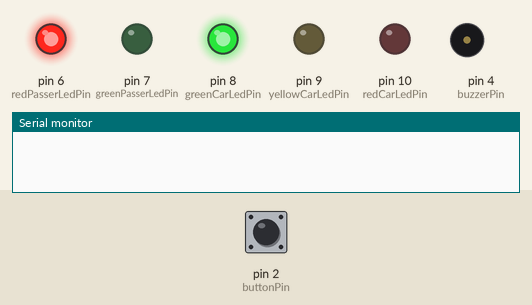
This sketch was run on a simulated Arduino Uno, built with avr-gcc and run on an emulated ATmega328P. Parts: output pins drawn as LEDs (lit = HIGH), buzzer (waves = sounding), the last lines printed to the serial monitor. The inputs (shaded band) are chosen by the test bench; at power-on: pin 2 (buttonPin) HIGH.

Above: at 1.2 s.
1.3 s: pin 2 (buttonPin) pulled LOW for 0.15 s
At 12.4 s:
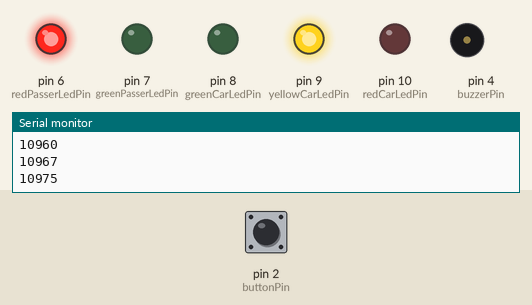
At 14.7 s:
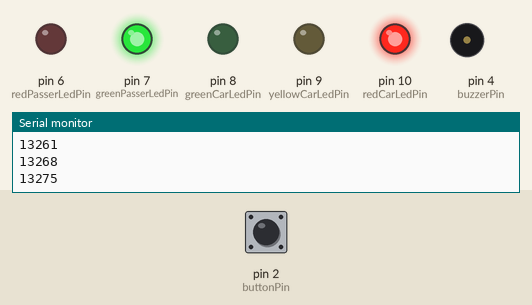
Timing chart, 0 to 15.8 s (numbered marks = the images above; inputs shaded):
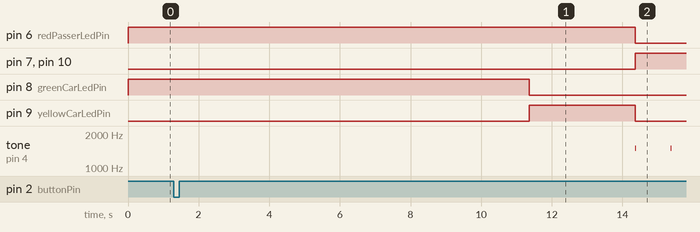

The sketch:

Crosswalk2.ino
```cpp
//----PINS----

//button Pin
const int buttonPin = 2;

//buzzer pin
const int buzzerPin = 4;

//leds pins
const int redPasserLedPin = 6;
const int greenPasserLedPin = 7;
const int greenCarLedPin = 8;
const int yellowCarLedPin = 9;
const int redCarLedPin = 10;


//----INITIAL STATES----

//button initial state
bool buttonState = LOW;

//leds initial states - red for pedestrians, green for cars
bool redPasserLedState = HIGH;
bool greenPasserLedState = LOW;
bool greenCarLedState = HIGH;
bool yellowCarLedState = LOW;
bool redCarLedState = LOW;

//buzzer initial state
bool buzzerState = LOW;


//----HELPER VARIABLES----

//variables for reading the button
bool pressedButton = 0;
bool reading = HIGH;
bool previousReading = HIGH;
unsigned long lastDebounceTime = 0;
unsigned int debounceDelay = 50;

//variables for starting the buzzer
int buzzerTone = 1500;
int toneDuration = 10;
unsigned int buzzerInterval = 1000;
unsigned int buzzerIntermittenInterval = 500;
unsigned int lastBuzzerPlay = 0;

//variables for blinking green
unsigned int lastGreenBlink = 0;
unsigned int blinkingDuration = 500;

//states' intervals
unsigned long startCrosswalk = 0;
unsigned int stateOneInterval = 10000;
unsigned int stateTwoInterval = 13000;
unsigned int stateThreeInterval = 23000;
unsigned int stateFourInterval = 28000;

void setup() {

  pinMode(buttonPin, INPUT_PULLUP);

  pinMode(redPasserLedPin, OUTPUT);
  pinMode(greenPasserLedPin, OUTPUT);
  pinMode(greenCarLedPin, OUTPUT);
  pinMode(yellowCarLedPin, OUTPUT);
  pinMode(redCarLedPin, OUTPUT);

  pinMode(buzzerPin, OUTPUT);

  Serial.begin(9600);

}

void loop() {

  digitalWrite(greenCarLedPin, greenCarLedState);
  digitalWrite(yellowCarLedPin, yellowCarLedState);
  digitalWrite(redCarLedPin, redCarLedState);
  digitalWrite(greenPasserLedPin, greenPasserLedState);
  digitalWrite(redPasserLedPin, redPasserLedState);

  readingButton();

  if(pressedButton){
    if (millis() - startCrosswalk > stateOneInterval && greenCarLedState){
      //State 2
      //10 seconds after pressing the button
      //yellow for cars
      //red for people
      //duration: 3 sec
      state2();
    }
    else if (millis() - startCrosswalk > stateTwoInterval && yellowCarLedState){
      //State 3
      //red for cars
      //green for pedestrians
      //duration: 10 sec
      //buzzer starts
      state3();
    }
    else if (millis() - startCrosswalk > stateThreeInterval && millis() - startCrosswalk <= stateFourInterval && redCarLedState){
      //State 4
      //red for cars
      //intermitten green for pedestrians
      //duration: 5 sec
      //buzzer start beeping faster
      state4();
    }
    else if (millis() - startCrosswalk > stateFourInterval){
      //the algorithm is over, everything returns to the default state
      //green for cars
      //red for people
      //until the button is pressed again
      state1();
    }

   playBuzzer();

  }
}


void readingButton(){
  //read the state of the button
  reading = digitalRead(buttonPin);

  //checking if there is a change from its previous state
  if (reading != previousReading){
    lastDebounceTime = millis();
  }

  //checking if the button was pressed intentionally or if it was just noise
  if (millis() - lastDebounceTime > debounceDelay){
    if (reading != buttonState){
      buttonState = reading;

      //checking if the button was not pressed previously, before the semaphore got to its end
      if (buttonState == LOW && !pressedButton){
        //the button was pressed, so the algorithm should start now
        pressedButton = 1;
        startCrosswalk = millis();
      }
    }
  }
  previousReading = reading;
}


void state1(){
  //default
  //red for people, green for cars
  //duration: indefinite
  greenPasserLedState = LOW;
  redPasserLedState = !redPasserLedState;
  greenCarLedState = !greenCarLedState;
  redCarLedState = !redCarLedState;

  //now the button can be pressed again
  pressedButton = 0;
}


void state2(){
  //red for people, yellow for cars
  //duration: 3 sec
  greenCarLedState = !greenCarLedState;
  yellowCarLedState = !yellowCarLedState;
}


void state3(){
  //green for people, red for cars
  //duration: 10 sec
  yellowCarLedState = !yellowCarLedState;
  redCarLedState = !redCarLedState;
  greenPasserLedState = !greenPasserLedState;
  redPasserLedState = !redPasserLedState;
  buzzerState =! buzzerState;
}

void state4(){
  //blinking green for people, red for cars
  //duration: 5 sec
  if(millis()-lastGreenBlink > blinkingDuration){
    greenPasserLedState = !greenPasserLedState;
    lastGreenBlink = millis();
  }
}


void playBuzzer(){
  Serial.println(millis()- startCrosswalk);
  if (buzzerState){
    if(millis()- startCrosswalk > stateFourInterval){
      //the buzzer stops, state 1
      buzzerState = !buzzerState;
    }
    else if(millis()- startCrosswalk > stateThreeInterval && millis() - lastBuzzerPlay > buzzerIntermittenInterval){
      //the buzzer starts playing faster, state 4
      tone(buzzerPin, buzzerTone, toneDuration);
      lastBuzzerPlay = millis();
    }
    else if(millis()- startCrosswalk > stateTwoInterval && millis()-lastBuzzerPlay > buzzerInterval){
      //the buzzer start playing, state 3
      tone(buzzerPin, buzzerTone, 10);
      lastBuzzerPlay = millis();
    }
  }
}
```

Measured:
- after the input at 1.3 s, pin 6 (redPasserLedPin): HIGH → LOW after 13.1 s; pin 7 (greenPasserLedPin): LOW → HIGH after 13.1 s
